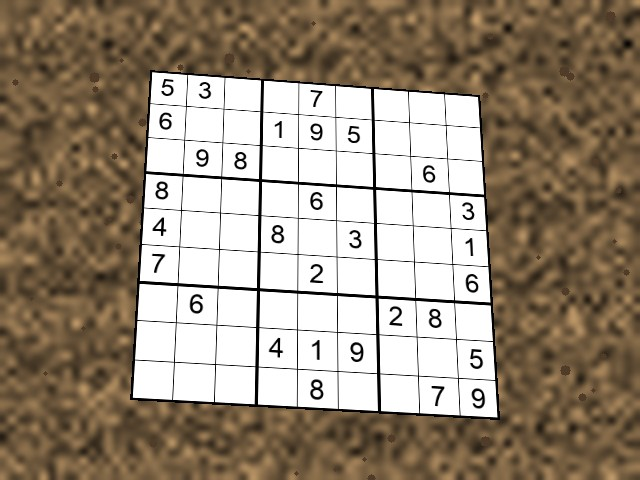
#> input picture app/sample.jpg, 640 x 480 px; its folder holds only this picture in this run
$ python -i handdrawn.py   (imports and definitions only)
#> lines starting #> are read from the running program, lines starting #| are printed output that depends on the picture
#> further down, picture is the input picture: shape (480, 640, 3); mean B, G, R 122.1, 139.5, 153.3
### sudoku_cv/detect.py
import math

import cv2
import numpy as np

SQUARE = 450
CELL = SQUARE // 9
BLOCK_SIZE = 15
THRESHOLD_C = 5
MAX_CANDIDATES = 10
MIN_AREA_RATIO = 0.05
GRID_SCORE_THRESHOLD = 0.6
LINE_BAND = 4
HOUGH_THRESHOLD_RATIO = 0.2
MERGE_PIXELS = 8
SPACING_TOLERANCE = 0.2
MIN_INNER_LINES = 5
MAX_PAIRS = 3
HULL_EPSILONS = [0.02, 0.04, 0.06, 0.08]
REFINE_THRESHOLD = 0.2
REFINE_SIZE = 225
REFINE_STEPS = [32, 16, 8, 4, 2, 1]
TRACK_STEPS = [2, 1]


# thresholding

# [6 lines left out: function to_bgr, not called in this run]


def threshold(gray):
    blur = cv2.GaussianBlur(gray, (5, 5), 0)
    return cv2.adaptiveThreshold(blur, 255, cv2.ADAPTIVE_THRESH_GAUSSIAN_C,
                                 cv2.THRESH_BINARY_INV, BLOCK_SIZE, THRESHOLD_C)


# rectification

def order_corners(pts):
    pts = np.float32(pts).reshape(4, 2)
    s = pts.sum(axis=1)
    d = pts[:, 1] - pts[:, 0]
    return np.float32([pts[np.argmin(s)], pts[np.argmin(d)], pts[np.argmax(s)], pts[np.argmax(d)]])


def get_homography(corners):
    square = np.float32([[0, 0], [SQUARE, 0], [SQUARE, SQUARE], [0, SQUARE]])
    return cv2.getPerspectiveTransform(square, np.float32(corners))


# [4 lines left out: function warp_grid, not called in this run]


def grid_score(flat_thresh):
    size = flat_thresh.shape[0]
    band = max(1, round(LINE_BAND * size / SQUARE))
    rows, cols = [], []
    for k in range(10):
        pos = min(round(k * size / 9), size - 1)
        lo, hi = max(pos - band, 0), min(pos + band + 1, size)
        rows.append((flat_thresh[lo:hi, :] > 0).mean(axis=1).max())
        cols.append((flat_thresh[:, lo:hi] > 0).mean(axis=0).max())
    return float(min(np.mean(rows), np.mean(cols)))


def score_corners(thresh, corners, size=SQUARE):
    square = np.float32([[0, 0], [size, 0], [size, size], [0, size]])
    homography = cv2.getPerspectiveTransform(square, np.float32(corners))
    flat = cv2.warpPerspective(thresh, homography, (size, size),
                               flags=cv2.INTER_NEAREST | cv2.WARP_INVERSE_MAP)
    return grid_score(flat)


# grid detection with contours

def quad_from_hull(contour):
    hull = cv2.convexHull(contour)
    for epsilon in HULL_EPSILONS:
        approx = cv2.approxPolyDP(hull, epsilon * cv2.arcLength(hull, True), True)
        if len(approx) == 4:
            return order_corners(approx)
    return None


# [108 lines left out: functions refine_corners, find_grid_contour, line_intersection, merge_close_lines, outer_line_pairs, find_grid_hough, not called in this run]

### sudoku_cv/handdrawn.py
"""Hand-drawn grids: wobbly, slanted, unevenly spaced lines, often on ruled notebook paper.

detect.py expects 10 straight, evenly spaced lines each way, so it misses these. Here:
  1. the printed lines of ruled paper are painted over with paper (straight and coloured),
  2. the board's outline is found with contours (any 4-sided shape, not only a square),
  3. inside the flattened board, each drawn line is followed strip by strip, and the 10 x 10
     crossings of these curves make a mesh,
  4. the mesh is remapped to even cells, so the usual digit reader works unchanged.

The mesh is in board coordinates (0..SQUARE), so it holds at any resolution: find the board in
a small frame, then read it from a sharper one with read_board.
"""

import cv2
import numpy as np

from .detect import SQUARE, get_homography, grid_score, quad_from_hull, score_corners, threshold, warp_grid
from .digits import read_digits

FRAME_WIDTH = 640  # pixel sizes below are for frames this wide; larger frames are scaled

RULED_VOTES = 0.6  # a ruled line is straight for at least this share of the frame's short side
RULED_WIDTH = 2
COLOUR_RATIO = 0.1  # blue-minus-red shift per unit of darkness above which a pixel is coloured
FAINT = 0.3  # on a ruled line, pixels less dark than this share of the paper are the line alone
MIN_AREA_RATIO = 0.05
STRAY_WIDTH = 25  # strokes thinner than this hanging off the board are not part of its outline
MAX_CANDIDATES = 5
STRIPS = 18  # strips across the lines when following them
REACH = 4  # a line may wander this many pixels within one strip
GAP = 6  # gaps up to twice this long along a line are bridged (where a ruled line crossed it)
LINE_COVER = 0.75  # share of a strip's length a line must cross
SLANTS = np.tan(np.radians([-20, -10, 0, 10, 20]))  # slants a line may cross a strip at
LINK_PIXELS = 12  # a line moves at most this much from one strip to the next
MIN_SPAN = 0.4  # share of the strips a line must be found in (dashed or short lines)
MIN_CELL, MAX_CELL = 0.4, 2.0  # cell size limits, in even cells
MISSING_GAP = 1.6  # a gap this many times the usual spacing has a line missing in it
MIN_SUPPORT = 0.15  # share of a guessed outer line that must run over ink
MIN_GRID_SCORE = 0.35  # lower than detect.py's: drawn lines are dashed where ruled lines crossed
EVEN_SCORE = 0.55  # a board whose even grid scores this well (detect.py) is printed, not drawn
PHOTO_TRIES = [(0, 1), (0, 0.9), (3, 1), (-3, 1), (0, 0.8), (3, 0.9), (-3, 0.9)]  # (degrees, zoom)
NO_GRID_SCORE = 0.12  # below this, no grid at all (drawn boards score 0.16 and more)
OUTLINE_MARGIN = 0.04  # the outline is rough: look a little outside it for the border lines


# the crossings of a straight, even grid, in board coordinates
EVEN_MESH = np.stack(np.meshgrid(np.arange(10), np.arange(10)), axis=-1).astype(np.float32) * SQUARE / 9


# cleaning

def clean_gray(bgr):
    """Grey image without the printed lines of ruled paper.

    Two cues, each too weak alone: ruled lines are perfectly straight and cross the whole page,
    so each collects many votes in one bin of a Hough transform (hand-drawn lines wobble and
    spread their votes); and they are coloured, so they are bluer or redder than their darkness
    explains (pencil and black pen are grey). Pixels with both get the paper's brightness; pen
    crossing a ruled line is grey and stays.
    """
    gray = cv2.cvtColor(bgr, cv2.COLOR_BGR2GRAY)
    scale = max(1.0, max(gray.shape) / FRAME_WIDTH)
    small = cv2.resize(gray, None, fx=1 / scale, fy=1 / scale, interpolation=cv2.INTER_AREA)
    lines = cv2.HoughLines(threshold(small), 1, np.pi / 360, int(RULED_VOTES * min(small.shape)))
    if lines is None:
        return gray
    straight = np.zeros_like(gray)
    reach = 2 * max(gray.shape)
    for rho, theta in lines[:, 0]:
        a, b = np.cos(theta), np.sin(theta)
        x, y = a * rho * scale, b * rho * scale
        cv2.line(straight, (int(x - reach * b), int(y + reach * a)), (int(x + reach * b), int(y - reach * a)),
                 255, round(RULED_WIDTH * scale))

    paper = cv2.dilate(gray, np.ones((odd(5 * scale),) * 2, np.uint8))
    tint = bgr[..., 0].astype(np.float32) - bgr[..., 2].astype(np.float32)  # blue minus red
    paper_tint = cv2.medianBlur((tint + 128).clip(0, 255).astype(np.uint8), min(odd(21 * scale), 255))
    darkness = paper.astype(np.float32) - gray
    coloured = np.abs(tint - paper_tint.astype(np.float32) + 128) > COLOUR_RATIO * darkness
    faint = darkness < FAINT * paper  # lighter than pen: only the printed line is there
    return np.where((straight > 0) & (coloured | faint), paper, gray)


def odd(size):
    return 2 * round(size / 2) + 1


# outline

def outlines(thresh):
    """Rough 4-sided outlines of the largest shapes in a threshold image, largest first.

    The strokes are thickened so the board's dashed lines join into one shape. Stray strokes
    can hang off it (a ruled line that was not removed, the page's edge); filled in, the board
    is a solid area and they are thin, so an opening removes them. Both outlines are tried."""
    height, width = thresh.shape
    thick = cv2.dilate(thresh, cv2.getStructuringElement(cv2.MORPH_ELLIPSE, (7, 7)))
    contours, _ = cv2.findContours(thick, cv2.RETR_EXTERNAL, cv2.CHAIN_APPROX_SIMPLE)
    opening = cv2.getStructuringElement(cv2.MORPH_ELLIPSE, (STRAY_WIDTH, STRAY_WIDTH))
    for contour in sorted(contours, key=cv2.contourArea, reverse=True)[:MAX_CANDIDATES]:
        if cv2.contourArea(contour) < MIN_AREA_RATIO * height * width:
            return
        solid = np.zeros_like(thick)
        cv2.drawContours(solid, [contour], -1, 255, -1)
        solid = cv2.morphologyEx(solid, cv2.MORPH_OPEN, opening)
        trimmed, _ = cv2.findContours(solid, cv2.RETR_EXTERNAL, cv2.CHAIN_APPROX_SIMPLE)
        for shape in sorted(trimmed, key=cv2.contourArea, reverse=True)[:1] + [contour]:
            corners = quad_from_hull(shape)
            if corners is not None:
                yield corners


# drawn lines

def line_centres(mask):
    """Centres of the runs of True in a 1-D mask."""
    edges = np.flatnonzero(np.diff(np.concatenate([[0], mask.astype(np.int8), [0]])))
    return (edges[0::2] + edges[1::2] - 1) / 2


def follow_lines(ink):
    """The roughly vertical lines in a square ink image, each as a curve x = f(y), left to right.

    The image is cut into horizontal strips; in each strip a line is a column band that most
    rows have ink in, along one of SLANTS (within REACH pixels, and with gaps up to 2 GAP
    bridged, so dashed lines count). Bands are linked from strip to strip, and lines found in
    enough strips become curves.
    """
    size = ink.shape[0]
    strip = size // STRIPS
    near = cv2.dilate(ink, np.ones((1, 2 * REACH + 1), np.uint8))
    near = cv2.morphologyEx(near, cv2.MORPH_CLOSE, np.ones((2 * GAP + 1, 1), np.uint8)) > 0
    chains = []  # each a list of (y, x)
    rows = np.arange(strip)[:, None]
    for k in range(STRIPS):
        y = (k + 0.5) * strip
        band = near[k * strip:(k + 1) * strip]
        cover = np.zeros(size)
        for slant in SLANTS:  # a slanted line covers the strip along its slant
            shift = np.round((np.arange(strip) - strip / 2) * slant).astype(int)[:, None]
            cover = np.maximum(cover, band[rows, (np.arange(size) + shift) % size].mean(axis=0))
        for x in line_centres(cover >= LINE_COVER):
            open_chains = [c for c in chains if c[-1][0] < y and abs(c[-1][1] - x) < LINK_PIXELS]
            if open_chains:
                min(open_chains, key=lambda c: abs(c[-1][1] - x)).append((y, x))
            else:
                chains.append([(y, x)])
    chains = [c for c in chains if len(c) >= MIN_SPAN * STRIPS]
    chains = sorted(chains, key=len, reverse=True)[:10]
    return sorted((Curve(*np.array(c).T) for c in chains), key=lambda f: f(size / 2))


class Curve:
    """A drawn line through samples (t, x): x = f(t). Follows the samples (smoothed a little)
    between the first and last, and goes on straight beyond them."""

    def __init__(self, ts, xs):
        if len(xs) >= 3:  # median of 3 removes single samples caught on a digit
            xs = np.concatenate([xs[:1], np.median([xs[:-2], xs[1:-1], xs[2:]], axis=0), xs[-1:]])
        self.ts, self.xs = ts, xs
        self.start = np.polyfit(ts[:4], xs[:4], 1)
        self.end = np.polyfit(ts[-4:], xs[-4:], 1)

    def __call__(self, t):
        if t < self.ts[0]:
            return np.polyval(self.start, t)
        if t > self.ts[-1]:
            return np.polyval(self.end, t)
        return np.interp(t, self.ts, self.xs)


def fill_missing(curves, ink):
    """Up to 2 lines a strip-by-strip search missed (too faint or dashed). Where a gap between
    neighbours is about twice the usual spacing, a line halfway between them; otherwise an
    outer line one spacing beyond the first or last line, on the side with more ink along it."""
    size = ink.shape[0]
    for _ in range(10 - len(curves)):
        if not 8 <= len(curves) < 10:
            break
        middles = [f(size / 2) for f in curves]
        gaps = np.diff(middles)
        spacing = np.median(gaps)
        widest = int(np.argmax(gaps))
        if gaps[widest] >= MISSING_GAP * spacing:
            curves.insert(widest + 1, Between(curves[widest], curves[widest + 1]))
            continue
        before, after = Shifted(curves[0], -spacing), Shifted(curves[-1], spacing)
        best = max((before, after), key=lambda f: support(ink, f))
        if support(ink, best) < MIN_SUPPORT:
            break
        curves.insert(0 if best is before else len(curves), best)
    return curves


# [8 lines left out: function support, not called in this run]


class Shifted:
    """A curve moved sideways."""

    def __init__(self, curve, shift):
        self.curve, self.shift = curve, shift

    def __call__(self, t):
        return self.curve(t) + self.shift


class Between:
    """The curve halfway between two curves."""

    def __init__(self, a, b):
        self.a, self.b = a, b

    def __call__(self, t):
        return (self.a(t) + self.b(t)) / 2


def find_mesh(ink):
    """The 10 x 10 crossings of the drawn lines in a square ink image, or None."""
    verticals = fill_missing(follow_lines(ink), ink)  # x = f(y)
    horizontals = fill_missing(follow_lines(ink.T), ink.T)  # y = g(x)
    if len(verticals) != 10 or len(horizontals) != 10:
        return None
    mesh = np.zeros((10, 10, 2), np.float32)
    middle = ink.shape[0] / 2
    for i, g in enumerate(horizontals):
        for j, f in enumerate(verticals):
            y = g(middle)
            for _ in range(5):  # where x = f(y) and y = g(x) meet
                x = f(y)
                y = g(x)
            mesh[i, j] = x, y
    widths = np.diff(mesh[..., 0], axis=1)
    heights = np.diff(mesh[..., 1], axis=0)
    cell = (mesh[-1, -1] - mesh[0, 0]).mean() / 9
    sizes = np.concatenate([widths.ravel(), heights.ravel()]) / cell
    return mesh if MIN_CELL < sizes.min() and sizes.max() < MAX_CELL else None


# the board

def grown(corners, margin):
    corners = np.float32(corners)
    centre = corners.mean(axis=0)
    return centre + (corners - centre) * (1 + 2 * margin)


def transform(points, homography):
    shape = np.shape(points)
    return cv2.perspectiveTransform(np.float32(points).reshape(-1, 1, 2), homography).reshape(shape)


# [31 lines left out: functions even_board, cell_sizes, not called in this run]


def find_board(bgr, corners=None, even=False):
    """A hand-drawn board in a frame up to FRAME_WIDTH wide: its 4 corners and the mesh of its
    line crossings (board coordinates), or None. With `corners`, look only there.

    A board whose lines are straight and even is left to the usual reader (it tells printed
    givens from handwritten answers), unless `even`: the usual reader already failed on it."""
    clean = clean_gray(bgr)
    thresh = threshold(clean)
    if corners is None:
        candidates = outlines(thresh)
    else:
        candidates = [np.float32(corners)]
    for outline in candidates:
        region = grown(outline, OUTLINE_MARGIN)
        ink = cv2.warpPerspective(thresh, get_homography(region), (SQUARE, SQUARE),
                                  flags=cv2.INTER_NEAREST | cv2.WARP_INVERSE_MAP)
        mesh = find_mesh(ink)
        if mesh is None:
            continue
        mesh = transform(mesh, get_homography(region))  # frame coordinates
        board = np.float32([mesh[0, 0], mesh[0, -1], mesh[-1, -1], mesh[-1, 0]])
        mesh = transform(mesh, np.linalg.inv(get_homography(board)))  # board coordinates
        if not even and score_corners(thresh, board) >= EVEN_SCORE:
            return None  # straight, even lines: a printed grid, read by the usual path
        if grid_score(threshold(even_board(clean, board, mesh))) >= MIN_GRID_SCORE:
            return board, mesh
    return None


def find_board_in_photo(bgr, even=False):
    """find_board for a single photo, which gets one chance where live video gets many frames:
    also try slightly turned and zoomed copies, and map what is found back to the photo."""
#> called with even = False
    height, width = bgr.shape[:2]
#> height = 480; width = 640
    for degrees, scale in PHOTO_TRIES:
        turn = cv2.getRotationMatrix2D((width / 2, height / 2), degrees, scale)
        copy = cv2.warpAffine(bgr, turn, (width, height), borderMode=cv2.BORDER_REPLICATE)
        found = find_board(copy, even=even)
        if found is not None:
            corners, mesh = found  # the mesh is in board coordinates: it stays as it is
            back = cv2.invertAffineTransform(turn)
            return cv2.transform(corners.reshape(-1, 1, 2), back).reshape(4, 2), mesh
#> this loop made 7 passes
#> pass 1, in clean_gray, `gray = cv2.cvtColor(bgr, cv2.COLOR_BGR2GRAY)`:
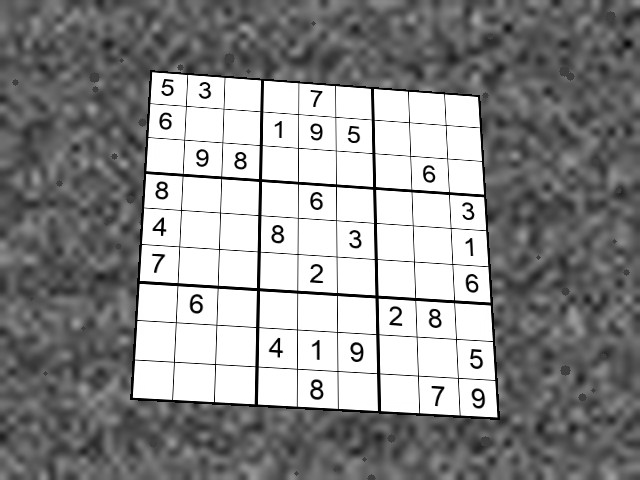
#> gray: shape (480, 640); min 0, max 255, mean 141.6
#> pass 1, in threshold, `blur = cv2.GaussianBlur(gray, (5, 5), 0)`:
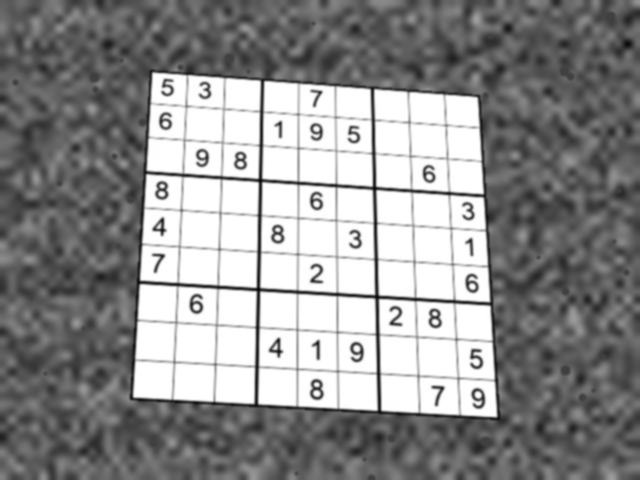
#> blur: shape (480, 640); min 6, max 255, mean 141.6
#> pass 1, in clean_gray, `paper = cv2.dilate(gray, np.ones((odd(5 * scale),) * 2, np.uint8))`:
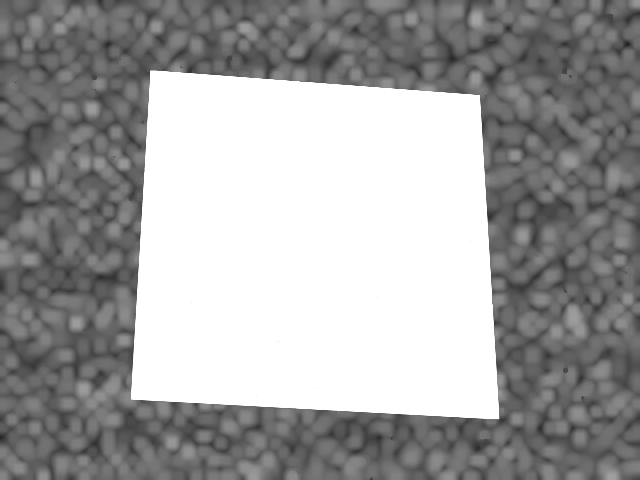
#> paper: shape (480, 640); min 31, max 255, mean 159.2
#> pass 1, in clean_gray, `tint = bgr[..., 0].astype(np.float32) - bgr[..., 2].astype(np.float32)`:
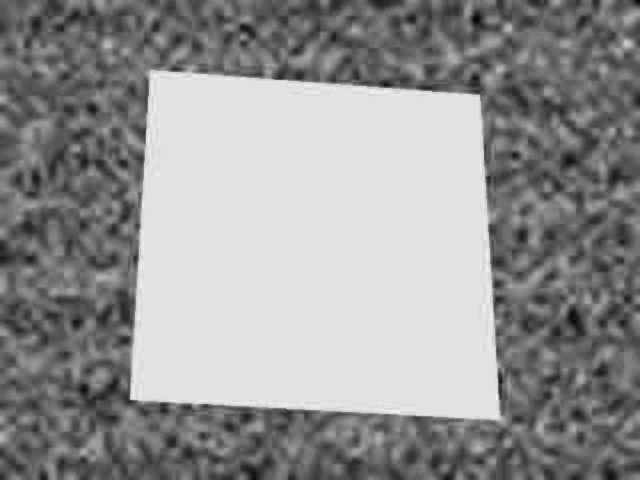
#> tint: shape (480, 640) float32; min -89, max 11, mean -31.17; drawn with min black and max white
#> after the loop:
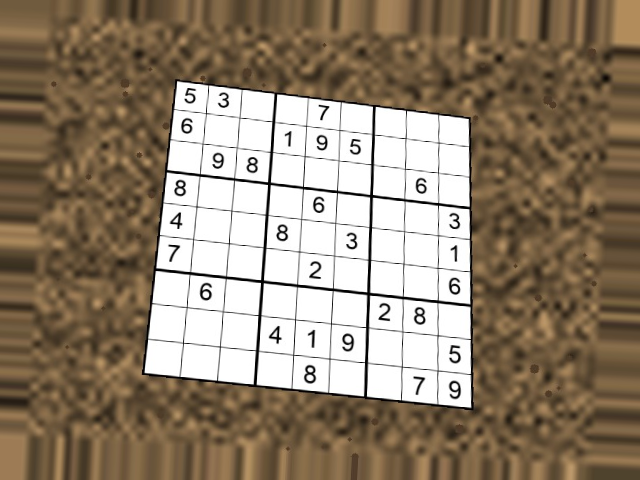
#> copy: shape (480, 640, 3); mean B, G, R 110.8, 130.3, 145.8
    return None


def no_grid(bgr, corners):
    """Is there nothing like a grid inside these corners (a face, a table, blank paper)?"""
    return grid_score(threshold(warp_grid(clean_gray(bgr), np.float32(corners)))) < NO_GRID_SCORE


# [7 lines left out: function read_board, not called in this run]

>>> import cv2
>>> picture = cv2.imread('../app/sample.jpg')
>>> result = find_board_in_photo(picture)
